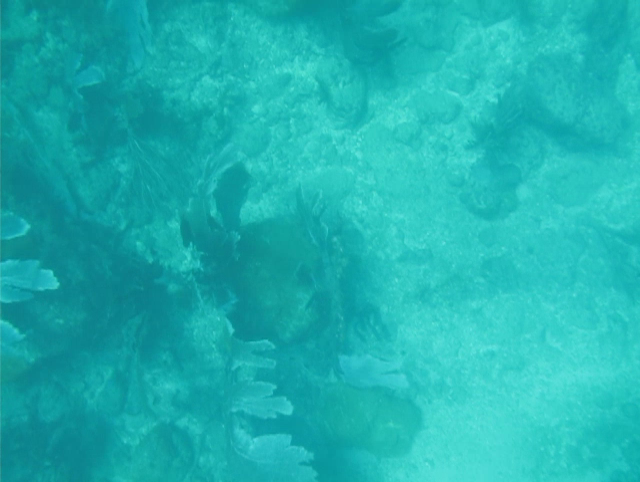
#> input picture Images Dataset/MVI_0234_Cap1.png, 640 x 482 px, found by its file name
$ python ColoRestoration_SimpleColorBalance.py   (Python 2 division)
#> lines starting #> are read from the running program, lines starting #| are printed output that depends on the picture; after the words box and inside, x2 and y2 are one past the last pixel; in counts of white or black regions, pixels touching at a corner belong together
#> further down, imgOriginal is the input picture: shape (482, 640, 3); mean B, G, R 175.6, 177.2, 30.7
#!/usr/bin/env python
'''
Modulo 2 Toolbox
Color Restoration with Simplest Color Balance
Tesis Underwater Image Pre-processing
Armando Longart 10-10844
ajzlongart@gmail.com

Descripcion: Modulo implementado para mejorar el color de las imagenes
subacuaticas. Se basa en estirar el histograma (histogram stretching)
de la imagen haciendo que los colores de la imagen de salida este
mejorada...


Modulo implementado en Python
'''
# Python 2/3 compatibility
import cv2
import math
import numpy as np
import sys
from matplotlib import pyplot as plt

#-----Funciones a Implementar-----------------------------------------------------
def apply_mask(matrix, mask, fill_value):
	'''
	Funcion encargada de "crear" la matriz de valores enmascarados. Estos valores son
	determinados a partir de los valores altos y bajos del la funcion apply_threshold
	(low_mask, high-mask como mask y de low_value, high_value como fill_value).

	El orden de ejecucion es Blue, Green, Red
	'''
	masked = np.ma.array(matrix,mask=mask,fill_value=fill_value)
	cv2.imshow("Masked", masked)
	return masked.filled()


def apply_threshold(matrix, low_value, high_value):
	'''
	Esta funcion se encarga de crear una matriz booleana cuyos valores (True, False)
	dependeran de que los valores RGB de la imagen original sean mayores o menores que
	los valores umbrales maximos o minimos obtenidos en la funcion sColorBalance.

	El orden de ejecucion es Blue, Green, Red
	'''
	low_mask = matrix<low_value
#	print low_mask
	matrix = apply_mask(matrix,low_mask,low_value)
	cv2.imshow("MatrixL", matrix)

	high_mask = matrix>high_value
#	print high_mask
	matrix = apply_mask(matrix,high_mask,high_value)
	cv2.imshow("MatrixH", matrix)

	return matrix


def sColorBalance(img, porcentaje):
	'''
	Funcion encarganda de:
	Separar los canales RGB de la imagen (split)
	Ordenar los valores de pixeles y seleccionar los "cuantiles" de la matriz ordenada
	Obtener los valores max y min de la matriz ordenanda para cada canal RGB (a partir
		del porcentaje de saturacion)
	Saturar la imagen para los valores max y min de cada canal

	Todo esto con el fin de que los colores RGB ocupen el mayor rango posible [0,255]
	aplicando una transformacion afin a cada canal
	'''
#> called with porcentaje = 1
#	print img.shape
	assert img.shape[2] == 3
	#assert porcentaje > 0 and porcentaje < 100

	mitad_porcentaje = porcentaje/200.0
	canales = cv2.split(img)		#Separa los canales en RGB

#	print canales

	salida_canales = []
	for canal in canales:
		assert len(canal.shape) == 2
#		print canal.shape
		# find the low and high precentile values (based on the input percentile)
		filas,columnas = canal.shape
		vec_tam = columnas*filas
		flat = canal.reshape(vec_tam)

#		print flat
#		print flat.shape

		assert len(flat.shape) == 1

		flat = np.sort(flat)

#		print flat

		n_cols = flat.shape[0]

#		print n_cols

		#Seleccion de los valores minimos y maximos de cada canal RGB de la imagen. Seria el stretching
		bajo_val  = flat[math.floor(n_cols*mitad_porcentaje)]		#Calcula el valor bajo del arreglo ordenado de la matriz (img) de entrada para cada canal
		alto_val = flat[math.ceil(n_cols*(1-mitad_porcentaje))]		#Calcula el valor alto del arreglo ordenado de la matriz (img) de entrada para cada canal 			Alternativa: alto_val = flat[math.ceil(n_cols*(1-mitad_porcentaje)-1)]

		#Los valores alto y bajo para cada canal RGB. El orden de impresion es Blue, Green, Red
		print "Lowval: ", alto_val
		print "Highval: ", bajo_val

#		print math.floor(n_cols*mitad_porcentaje)

#		print math.ceil(n_cols*(1.0-mitad_porcentaje))

		# saturate below the low percentile and above the high percentile
		thresholded = apply_threshold(canal,bajo_val,alto_val)
		# scale the canal
		normalized = cv2.normalize(thresholded,thresholded.copy(), 0, 255, cv2.NORM_MINMAX)
		cv2.imshow("Madfe", normalized)
		salida_canales.append(normalized)
#> this loop made 3 passes
#> (bajo_val, alto_val) on passes 1 to 3: (138, 214), (131, 221), (7, 80)
#| Lowval:  214
#| Highval:  138
#| Lowval:  221
#| Highval:  131
#| Lowval:  80
#| Highval:  7
#> pass 1, in apply_threshold, `low_mask = matrix<low_value`:
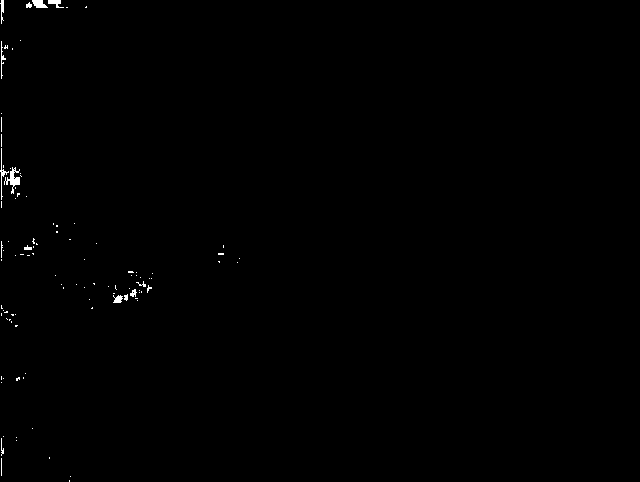
#> low_mask: shape (482, 640) bool; 0.33% white; 103 white regions (90 under 20 px), largest, box (x1, y1, x2, y2) and area: (4, 167, 20, 194) 165, (32, 0, 48, 8) 88, (0, 148, 9, 200) 80
#> pass 1, in apply_mask, `masked = np.ma.array(matrix,mask=mask,fill_value=fill_value)`:
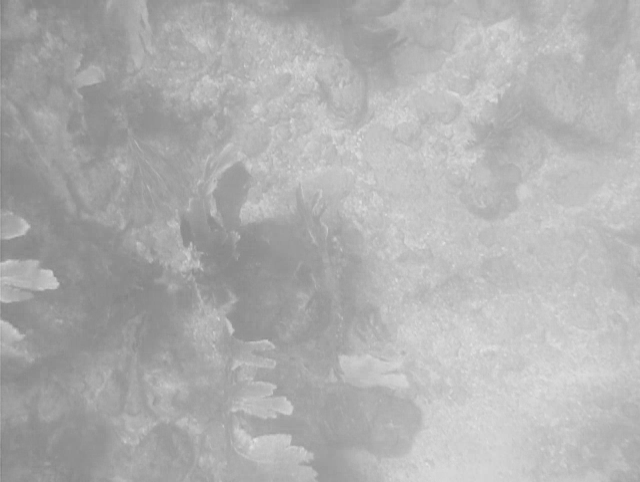
#> masked: shape (482, 640); min 127, max 227, mean 175.6
#> pass 1, in apply_threshold, `high_mask = matrix>high_value`:
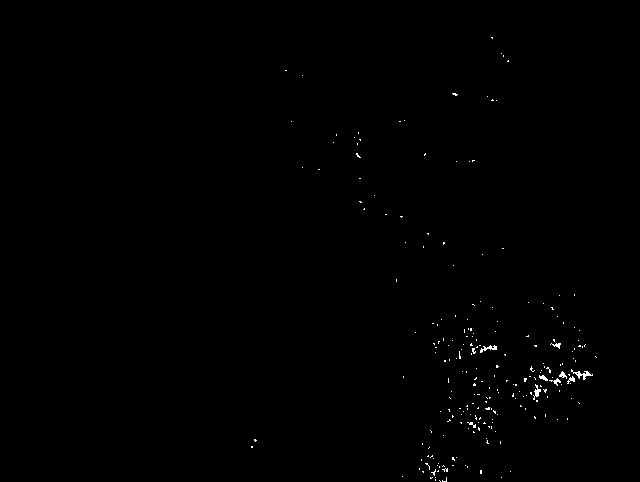
#> high_mask: shape (482, 640) bool; 0.33% white in thin lines or dots, all inside (x1, y1, x2, y2) = (251, 37, 597, 482)
#> after the loop:
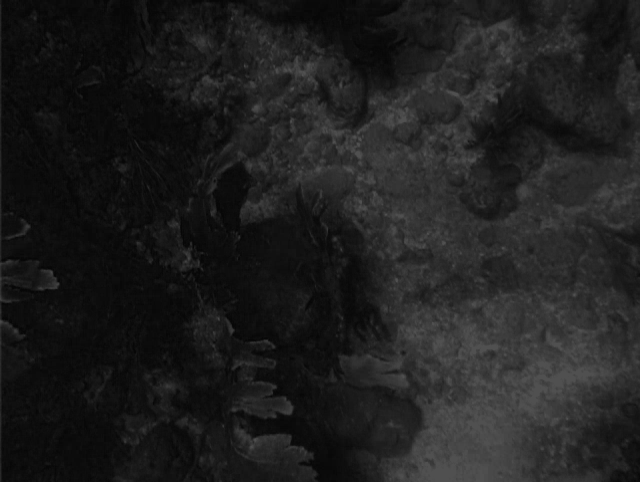
#> thresholded: shape (482, 640); min 7, max 80, mean 30.7
#> after the loop, salida_canales = 3 items

	return cv2.merge(salida_canales)
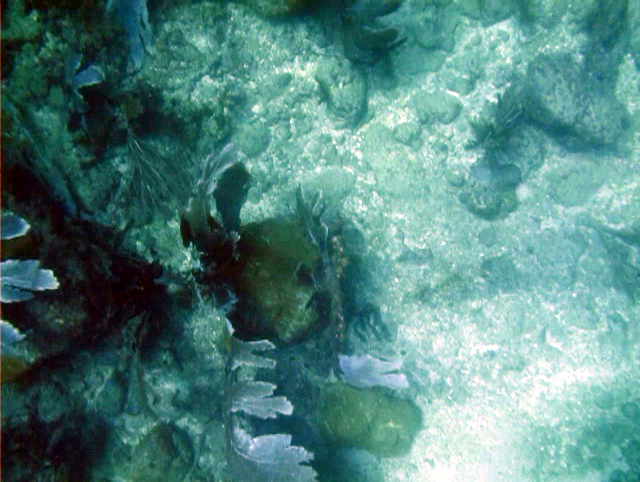
#> returned value: shape (482, 640, 3); mean of channels 0, 1, 2 126, 130.8, 82.6; drawn as B, G, R


if __name__ == '__main__':
	imgOriginal = cv2.imread('MVI_0234_Cap1.png')

	#-----Llamado a Funcion----------------------------------------------------
	imgRecuperada = sColorBalance(imgOriginal, 1)	#Porcentaje de umbral inferior y superior respecto al histograma de entrada. Este porcentaje puede ser distinto para c/limite del histograma

	#-----Resultados----------------------------------------------------
	cv2.imshow("imgOriginal", imgOriginal)
	cv2.imshow("imgRecuperada", imgRecuperada)

	#-----Guardado de la imagen Recuperada-------------------------------------------
	cv2.imwrite('imagenRecuperadaCR.jpg',imgRecuperada)

	#-----Calculo de Histograma----------------------------------------------------
	'''
	Se calcula el histograma de la imagen original y la recuperada para analizar el
	efecto del algoritmo sobre la imagen
	'''
	color = ('b','g','r')
	for i, col in enumerate(color):
	   histcolorOriginal =  cv2.calcHist([imgOriginal],[i],None,[256],[0,256])
	   histcolorRecuperada =  cv2.calcHist([imgRecuperada],[i],None,[256],[0,256])


	   cv2.normalize(histcolorOriginal,histcolorOriginal,8,cv2.NORM_MINMAX)
	   cv2.normalize(histcolorRecuperada,histcolorRecuperada,8,cv2.NORM_MINMAX)

	   plt.subplot(211), plt.plot(histcolorOriginal, color=col)
	   plt.title('Histograma Original')
	   plt.ylabel('Valores Normalizados')
	   plt.xlim([0,256])


	   plt.subplot(212), plt.plot(histcolorRecuperada,color=col)
	   plt.title('Histograma Recuperada')
	   plt.ylabel('Valores Normalizados')
	   plt.xlabel('Bins')
	   plt.xlim([0,256])


	plt.show()
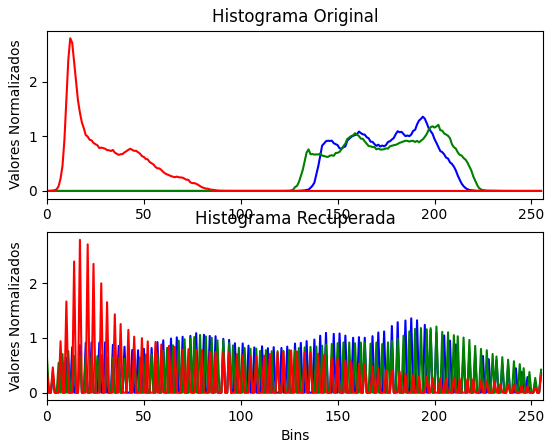
#> figure drawn by matplotlib, 2 panels; panel 1: curve peaks at x = 194, y = 1.36; panel 1: curve peaks at x = 202, y = 1.21; panel 1: curve peaks at x = 12, y = 2.8; panel 2: curve peaks at x = 188, y = 1.36

	cv2.waitKey(0)
	cv2.destroyAllWindows()

$ run again, with Images Dataset/MVI_0233_Cap1.png copied over Images Dataset/MVI_0234_Cap1.png
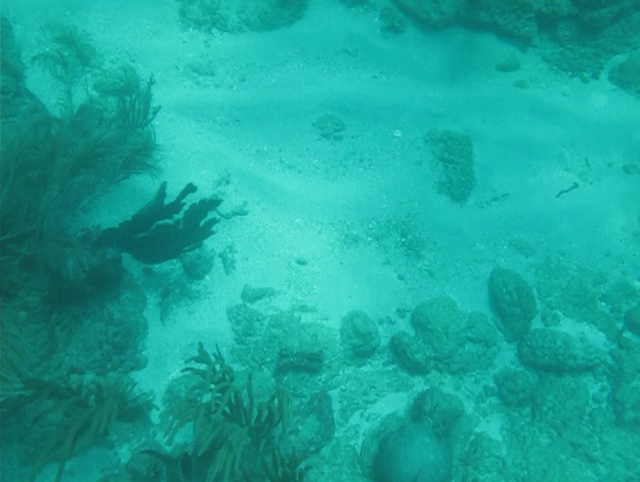
#> input picture Images Dataset/MVI_0233_Cap1.png, 640 x 482 px, found by its file name
#> imgOriginal is the input picture: shape (482, 640, 3); mean B, G, R 153.3, 164.5, 26.6
#> the loop in sColorBalance, `for canal in canales:` made 3 passes
#> (bajo_val, alto_val) on passes 1 to 3: (79, 211), (83, 224), (3, 86)
#> (printed output is left out)
#> after the loop in sColorBalance, `for canal in canales:`:
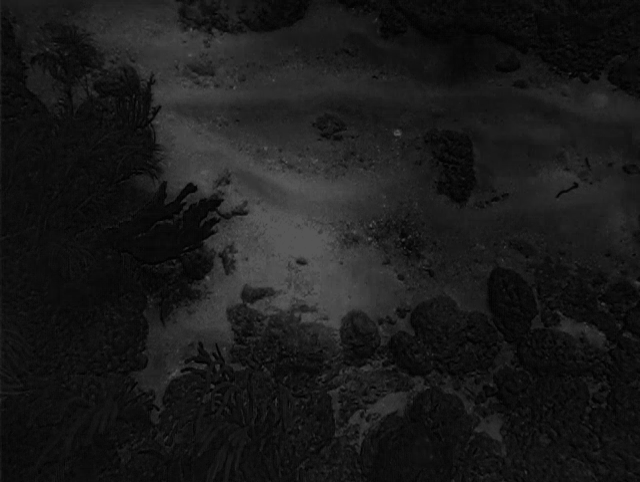
#> thresholded: shape (482, 640); min 3, max 86, mean 26.6
#> after the loop in sColorBalance, `for canal in canales:`: salida_canales = 3 items
#> `plt.show()`:
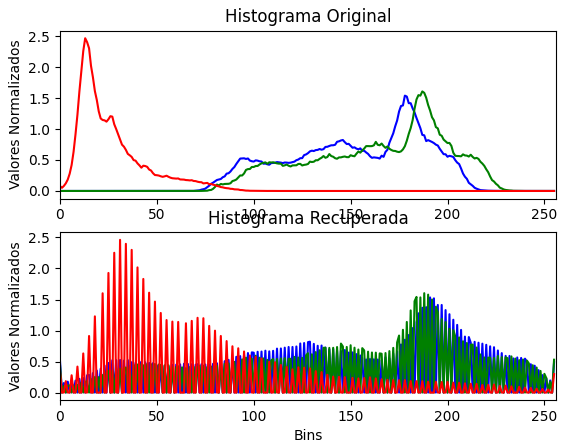
#> figure drawn by matplotlib, 2 panels; panel 1: curve peaks at x = 178, y = 1.54; panel 1: curve peaks at x = 187, y = 1.61; panel 1: curve peaks at x = 13, y = 2.46; panel 2: curve peaks at x = 191, y = 1.53

$ run again, with Images Dataset/MVI_0247_Cap2.png copied over Images Dataset/MVI_0234_Cap1.png
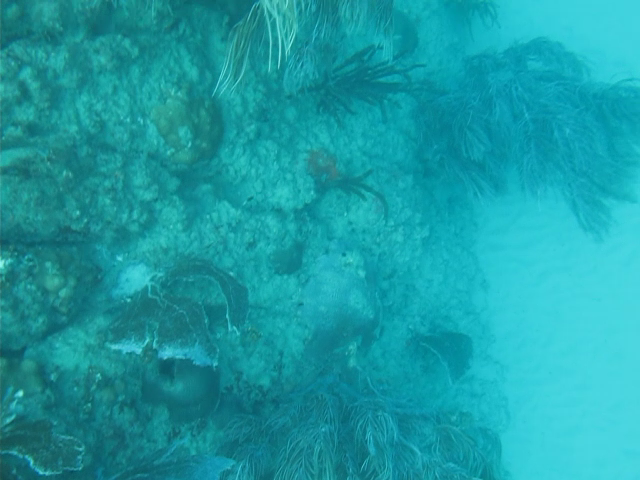
#> input picture Images Dataset/MVI_0247_Cap2.png, 640 x 480 px, found by its file name
#> imgOriginal is the input picture: shape (480, 640, 3); mean B, G, R 164.4, 156.2, 25.8
#> the loop in sColorBalance, `for canal in canales:` made 3 passes
#> (bajo_val, alto_val) on passes 1 to 3: (100, 224), (95, 214), (0, 74)
#> (printed output is left out)
#> after the loop in sColorBalance, `for canal in canales:`:
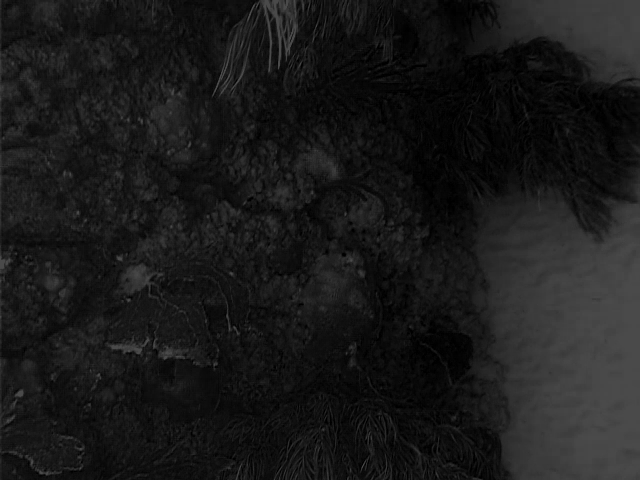
#> thresholded: shape (480, 640); min 0, max 74, mean 25.8
#> after the loop in sColorBalance, `for canal in canales:`: salida_canales = 3 items
#> `plt.show()`:
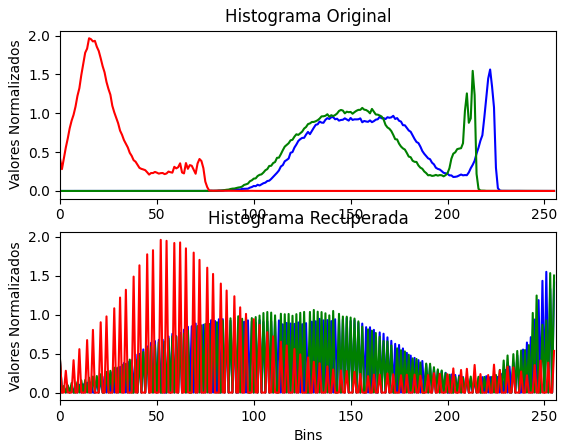
#> figure drawn by matplotlib, 2 panels; panel 1: curve peaks at x = 222, y = 1.56; panel 1: curve peaks at x = 213, y = 1.55; panel 1: curve peaks at x = 15, y = 1.97; panel 2: curve peaks at x = 251, y = 1.55

$ run again, with Images Dataset/MVI_0596_LionFishHunting_Cap1.png copied over Images Dataset/MVI_0234_Cap1.png
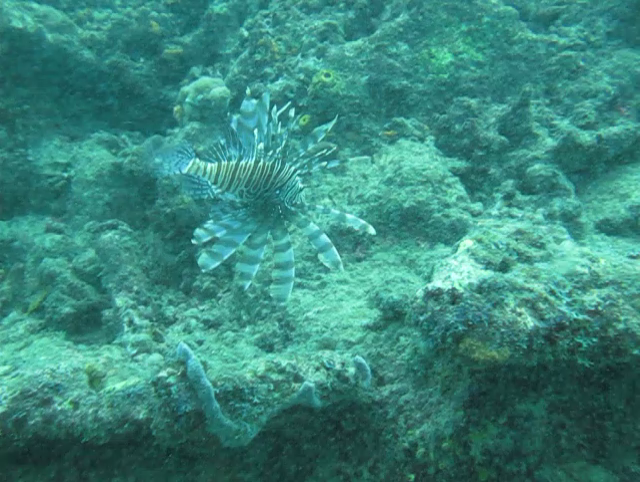
#> input picture Images Dataset/MVI_0596_LionFishHunting_Cap1.png, 640 x 482 px, found by its file name
#> imgOriginal is the input picture: shape (482, 640, 3); mean B, G, R 124.5, 135.1, 58
#> the loop in sColorBalance, `for canal in canales:` made 3 passes
#> (bajo_val, alto_val) on passes 1 to 3: (49, 225), (52, 243), (19, 153)
#> (printed output is left out)
#> after the loop in sColorBalance, `for canal in canales:`:
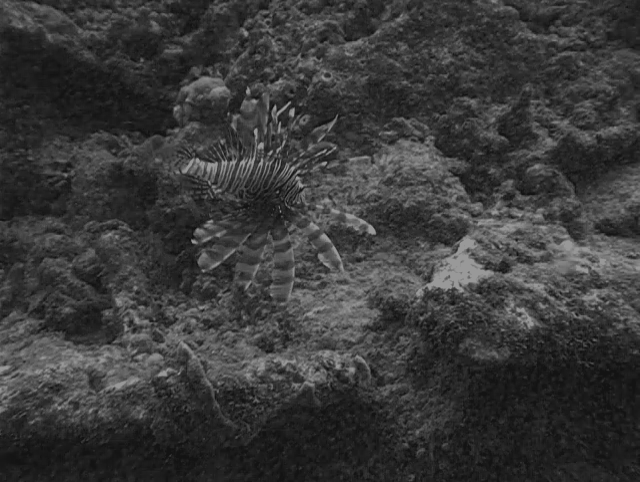
#> thresholded: shape (482, 640); min 19, max 153, mean 57.9
#> after the loop in sColorBalance, `for canal in canales:`: salida_canales = 3 items
#> `plt.show()`:
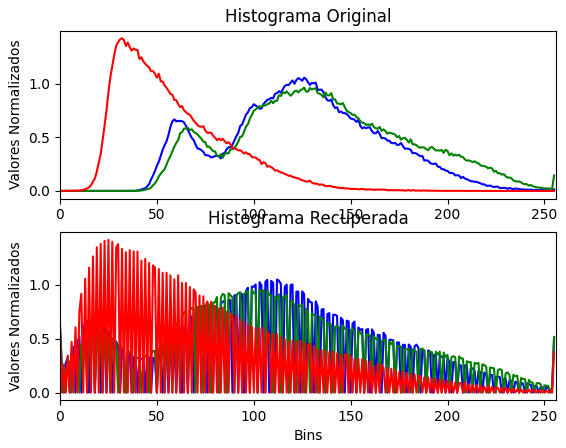
#> figure drawn by matplotlib, 2 panels; panel 1: curve peaks at x = 126, y = 1.06; panel 1: curve peaks at x = 126, y = 0.964; panel 1: curve peaks at x = 32, y = 1.42; panel 2: curve peaks at x = 112, y = 1.05
